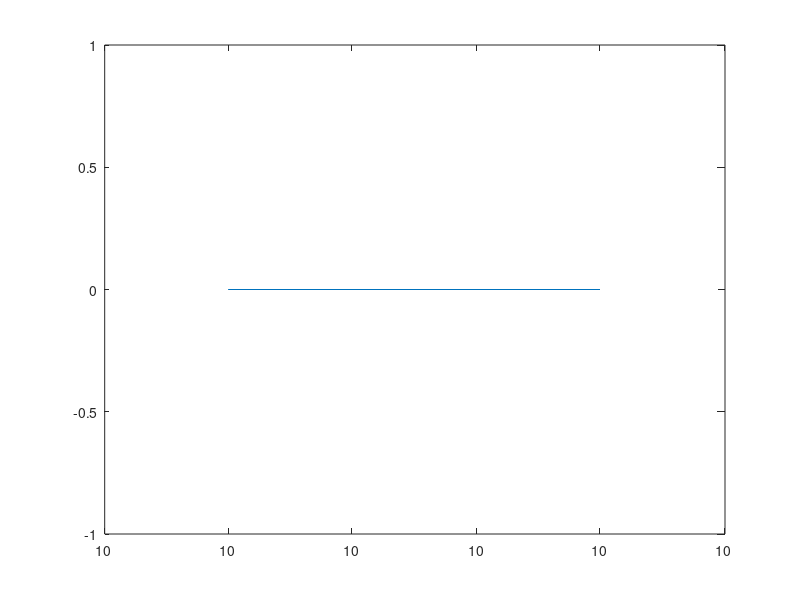

Write MATLAB code to recreate this figure.
%Jacob Miske
%2.086 Quiz 2 P13

%Pretty buggy, the graph shows the mass dropping only in x, which it does
%but does not show the y drop. I have the code here but not enought time to
%elaborate how the mass would reach a point where it would stop translating
%more in y and start tranlating more in x

clc
clear all
%constants
y(1)=0; x(1)=10;
v_x(1)=1.5; v_y(1)=0;
m=0.1; g=9.8; dt=0.0001;
t=1;
%Forward euler
while y(t)>0
    v=[v_x(t) v_y(t)];
    springF=10*norm([x; y])-10; %Spring force is k * length extended or compressed past normal point
    Fy=-m*g-springF*v_y(t)/norm(v);
    Fx=-springF*v_x(t)/norm(v);
    v_y(t+1)=v_y(t)+(Fy/m)*dt;
    v_x(t+1)=v_x(t)+(Fx/m)*dt;
    y(t+1)=y(t)+v_y(t)*dt;
    x(t+1)=x(t)+v_x(t)*dt;
    t=t+1;
end

%Backend while loop for forward euler
y(t)=0;
v_y(t)=-v_y(t);

while v_y(t)>=0
    v=[v_x(t) v_y(t)];
    springF=10*norm([x; y])-10; %Spring force is k * length extended or compressed past normal point
    Fy=-m*g-springF*v_y(t)/norm(v);
    Fx=-springF*v_x(t)/norm(v);
    v_y(t+1)=v_y(t)+(Fy/m)*dt;
    v_x(t+1)=v_x(t)+(Fx/m)*dt;
    y(t+1)=y(t)+v_y(t)*dt;
    x(t+1)=x(t)+v_x(t)*dt;
    t=t+1;
end

%plotting x,y points throughout time
plot(x,y)